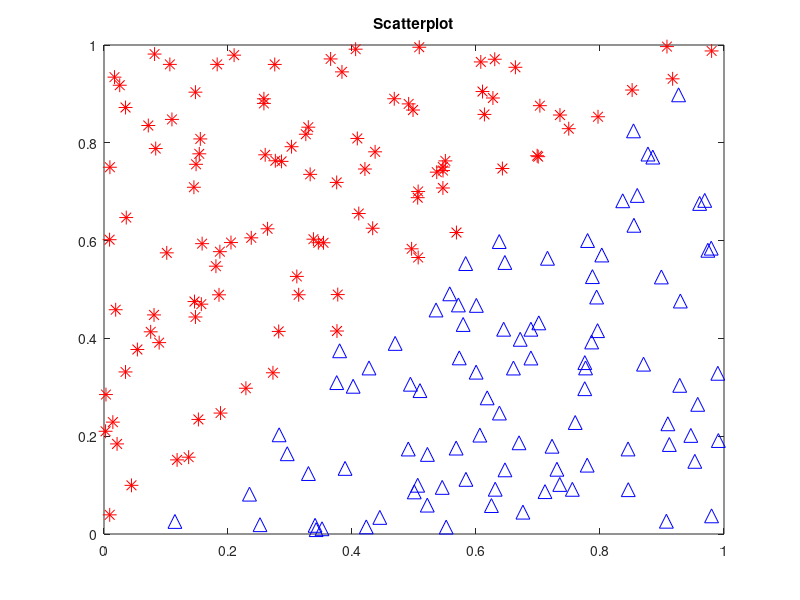

Reproduce this figure in MATLAB.
clear all
clc
close all

%Assignment part 2 - 2
x = rand(1,200);
y = rand(1,200);

for i = 1:200
    if(x(i) > y(i))
        %blue triangles
        plot(x(i),y(i),'^',...
            'markersize', 10,...
            'markeredgecolor','b');
        hold on
    elseif( y(1,i) > x(1,i))
        %red stars
        plot(x(i),y(i),'*',...
            'markersize', 10,...
            'markeredgecolor','r');
        hold on
    end
end

axis([0 1 0 1]);
title('Scatterplot');